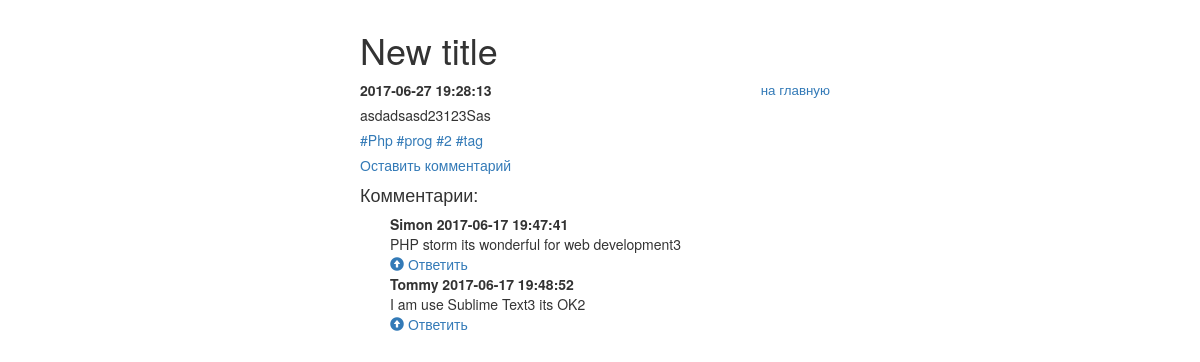
/include/note.php?id=4, run on the app's committed database.
### tables this page shows
CREATE TABLE `post` (
  `post_id` bigint(20) UNSIGNED NOT NULL,
  `post_title` varchar(255) DEFAULT NULL,
  `post_min_text` text,
  `post_text` text,
  `post_create_datetime` datetime DEFAULT NULL,
  `post_update_datetime` timestamp NULL DEFAULT NULL
);

CREATE TABLE `comment` (
  `comment_id` bigint(20) UNSIGNED NOT NULL,
  `post_id` bigint(20) DEFAULT NULL,
  `comment_parent_id` bigint(20) DEFAULT NULL,
  `comment_username` varchar(255) DEFAULT NULL,
  `comment_text` text,
  `comment_datetime` timestamp NULL DEFAULT NULL
);

### include/db.php (called while the page is built, shortened)
<?php
try {
    $link = new PDO('mysql:host=localhost;dbname=blog', 'rudim', '123');
} catch (PDOException $e) {
    print "Error!: " . $e->getMessage() . "<br/>";
    die();
}
if($_GET['id']){
    $getid = $_GET['id'];
    $select_update = $link->query("SELECT post.*, group_concat(tag.tag_title) as tags FROM post LEFT JOIN post_to_tag USING (post_id) LEFT JOIN tag USING (tag_id) WHERE post_id='$getid' group by post.post_id");
    $res_select_update = $select_update ->fetchAll(PDO::FETCH_ASSOC);
}

### include/function.php (the view, shortened to what this page needs)
<?php
function comment($row){ ?>
        <div style="margin-left: 30px">
	        <div id="<?=$row['comment_id']?>" class="date"><?=$row['comment_username'] . " " . $row['comment_datetime'] ?></div>
	        <div class="text"><?=$row['comment_text']?></div>
	        <a href="#<?=$row['comment_parent_id']?>" class="glyphicon glyphicon-circle-arrow-up"></a>
	        <a href="?id=<?=$_GET['id']?>&comment=<?=$row['comment_id']?>#answer">Ответить</a>
	    </div>
	    <?php
}
?>

### include/note.php (shortened to what this page needs)
<?php
require_once 'db.php';
require_once 'function.php';
?>
<!DOCTYPE html>
<html lang="ru">
	<head>
        <link rel="stylesheet" href="https://maxcdn.bootstrapcdn.com/bootstrap/3.3.7/css/bootstrap.min.css">
		<link rel="stylesheet" href="../css/styless.css">
	</head>
	<body>
		<div id="wrapper">
			<h1><?=$res_select_update[0]['post_title']?></h1>
			<div>
				<p class="nav right">
					<a href="../index.php">на главную</a>
				</p>
				<p class="date"><?=$res_select_update[0]['post_create_datetime']?></p>
				<p class="posttext">
                <?=$res_select_update[0]['post_text'];?>
                </p>
                <p>
                <?php if ($res_select_update[0]['tags']) {
					       $value['tags'] = explode(',', $res_select_update[0]['tags']);
					    foreach ($value['tags'] as $tag) {
					     	    ?>
                         <span class="print_tag">
                         <a href='../include/posttotag.php?tag=<?=$tag?>'><?="#".$tag?></a>
                         </span>
					    <?php  } ?>
				<?php } ?>
                </p>
                <a href='?id=<?=$_GET['id']?>&comment=mine#answer'>Оставить комментарий</a>
                <h4>Комментарии:</h4>
            <?php
                   $res_row = $link ->query("SELECT * FROM comment WHERE post_id='$getid' and comment_parent_id is NULL ");
                                while ( $row = $res_row ->fetch(PDO::FETCH_ASSOC)) {
                                       comment($row);
                                }
                    ?>
			</div>
		</div>
	</body>
</html>

### css/styless.css (style rules this page uses)
#wrapper { width: 500px; margin: 0px auto; padding: 10px; text-align: justify; }
#wrapper > div { margin-bottom: 15px; }
#wrapper p { margin-bottom: 5px; }
.date { font-weight: bold; }
.nav { text-align: right; padding-right: 10px; font-size: 10pt; }
.right { float:right }

### data on the page
post: post_title "New title", post_create_datetime "2017-06-27 19:28:13", post_text "asdadsasd23123Sas"
comment: comment_username "Simon", comment_datetime "2017-06-17 19:47:41", comment_text "PHP storm its wonderful for web development3"
comment: comment_username "Tommy", comment_datetime "2017-06-17 19:48:52", comment_text "I am use Sublime Text3 its OK2"

### other printed values
$tag "Php"
$tag "prog"
$tag "2"
$tag "tag"
